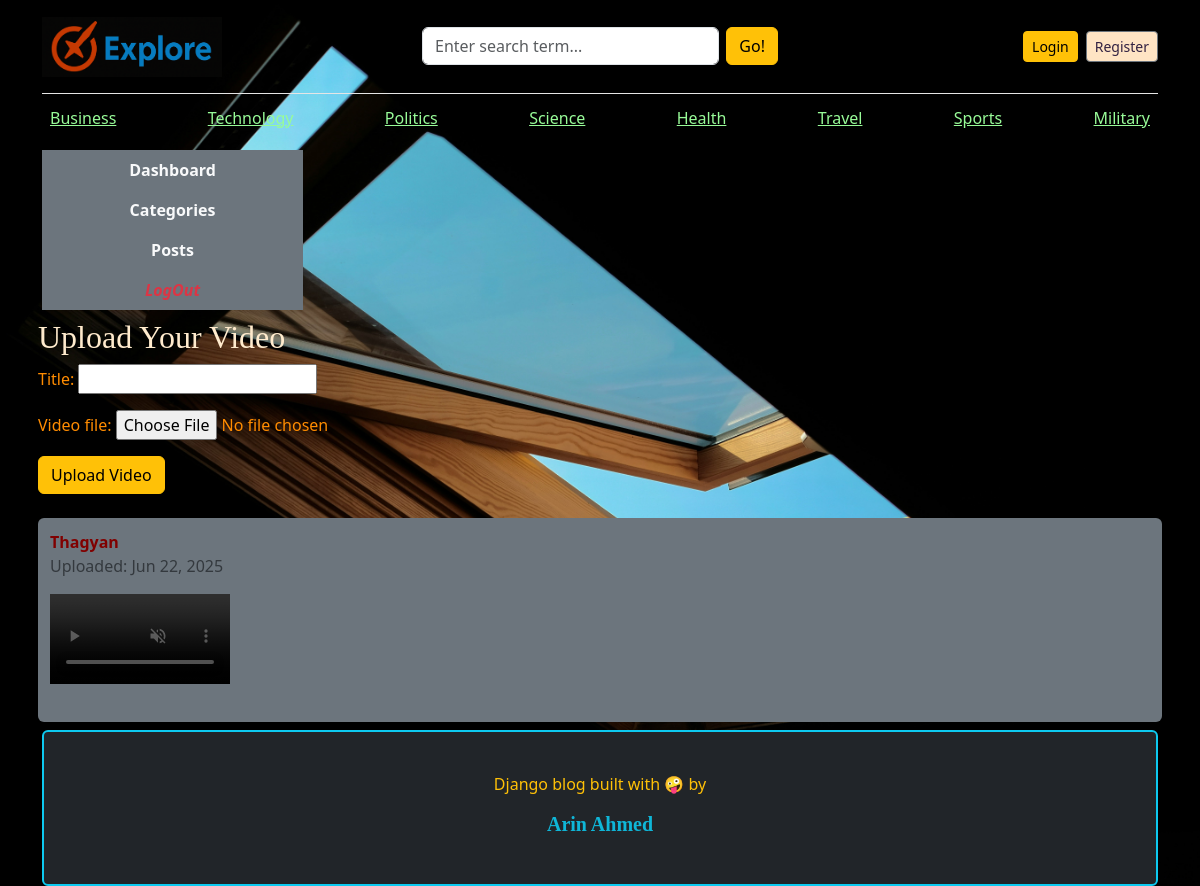
Screenshot of /uploadV/ with the database file from the repository.
### blogs/models.py (models this page shows, shortened)
class Image(models.Model):
    title = models.CharField(max_length=50)
    image_file = models.ImageField(upload_to='images/')  # Saves to `MEDIA_ROOT/images/`
    uploaded_at = models.DateTimeField(auto_now_add=True)

class Category(models.Model):
    category_name = models.CharField(max_length=50,unique=True) # unique = True krle nam ta unique hisbe nibe,jeta second time use kra jbe na
    created_at = models.DateTimeField(auto_now_add=True)
    updated_at = models.DateTimeField(auto_now=True)
    class Meta:
        verbose_name_plural = 'Categories'

class Video(models.Model):
    title = models.CharField(max_length=20)
    video_file = models.FileField(upload_to='videos/')
    views = models.PositiveIntegerField(default=0)
    uploaded_at = models.DateTimeField(auto_now_add=True)

### Blog_main/views.py (the view)
# urls.py: path('uploadV/', views.upload_video, name='upload_video'),
def upload_video(request):
    videos = Video.objects.all().order_by('-uploaded_at')
    if request.method == 'POST':
        form = VideoForm(request.POST, request.FILES)
        if form.is_valid():
            form.save()
            return redirect('upload_video')
    else:
        form = VideoForm()
    return render(request, 'dashboard/upload_video.html', {'form': form,'videos':videos,})

### Blog_main/forms.py
class VideoForm(forms.ModelForm):
    class Meta:
        model = Video
        fields = ['title', 'video_file']

### blogs/context_processors.py (called while the page is built)
def get_categories(rqst):
    categories = Category.objects.all()
    return dict(categories = categories) # ekhn autometically categories gula prottekta html page a dhuke jabe

def get_social_links(rqst):
    social_links = SocialLink.objects.all()
    return dict(social_links=social_links)

def image1(rqst):
    logo = Image.objects.get(title="Logo")
    return {'image1':logo}

def image2(rqst):
    WebsiteName = Image.objects.get(title="WebsiteName")
    return {'image2':WebsiteName}

def image3(rqst):
    BackgroundImage = Image.objects.get(title="BackgroundImage")
    return {'image3':BackgroundImage}

### templates/dashboard/upload_video.html (shortened to what this page needs)
{% extends "base.html" %}
{% block content %}
<div class="row">
    {% include 'dashboard/sidebar.html' %}
    <div class="container p-2 m-auto" style="align-items: center;">
        <h2 style="color: blanchedalmond;">Upload Your Video</h2>
        <form method="post" enctype="multipart/form-data">
        {{ form.as_p }}
        <button class="btn btn-warning" type="submit">Upload Video</button>
    </form> <br>
    <div class="p-2 bg-secondary rounded">
            <table style="border: 0;" cellspacing="10" cellpadding="0">
                {% for i in videos %}
                <tr>
                    <td class="p-1">
                        <header style="color:maroon !important;"><b>{{i.title}}</b><p class="text-muted">Uploaded: {{ i.uploaded_at|date:"M d, Y" }}</p></header>
                        <video width="60%" height="auto" muted loop controls style="margin-bottom: 20px;" >
                            <source src="{{i.video_file.url}}" type="video/mp4">
                        </video>
                    </td>
                </tr>
                {% endfor %}
            </table>
    </div>
</div>
{% endblock %}

### templates/base.html (shortened to what this page needs)
<!DOCTYPE html>
<html lang="en">
{% load static %}
<head>
    <link rel="stylesheet" href="https://cdnjs.cloudflare.com/ajax/libs/font-awesome/4.7.0/css/font-awesome.min.css">
    <link href="https://cdn.jsdelivr.net/npm/bootstrap@5.3.3/dist/css/bootstrap.min.css" rel="stylesheet">
    <link rel="stylesheet" href="{% static 'css/blog.css' %}">
</head>
<body data-user-authenticated="{% if user.is_authenticated %}true{% else %}false{% endif %}" data-user-id="{% if user.is_authenticated %}{{ user.id }}{% else %}null{% endif %}">
    <div class="container">
      <header class="blog-header py-3">
        <div class="row align-items-center">
          <div class="col-12 col-md-3 col-lg-4 text-center text-md-start mb-2 mb-md-0">
            <a class="blog-header-logo" id="headLine" href="/">
              <img src="{{image2.image_file.url}}" alt="Explore" class="img-fluid" style="max-height: 60px; max-width: 180px;">
            </a>
          </div>
          <div class="col-12 col-md-6 col-lg-4 mb-2 mb-md-0">
            <form action="{% url 'search' %}" method="GET">
              <div class="input-group">
                <input class="form-control search-box me-2 rounded" type="text" name="keyword" value="{{kywrd}}" placeholder="Enter search term..." autocomplete="off" aria-label="Enter search term..." aria-describedby="button-search" />
                <button type="submit" class="btn btn-warning rounded" id="button-search">Go!</button>
              </div>
            </form>
          </div>
          <div class="col-12 col-md-3 col-lg-4 d-flex justify-content-center justify-content-md-end align-items-center">
            {% block navigation_links %}
            {% if not user.is_authenticated %}
              <div class="d-flex flex-wrap gap-2 justify-content-center">
                <a class="btn btn-sm btn-warning" id="login" href="{% url 'login' %}">Login</a>
                <a class="btn btn-sm btn-outline-secondary" id="rgstr" href="{% url 'register' %}">Register</a>
              </div>
            {% else %}
              <div class="d-flex flex-wrap gap-2 justify-content-center">
                <a href="{% url 'dashboard' %}" class="btn btn-sm lggdin" style="color:brown ; background-color:black"><i><b>Dashboard</b></i></a>
                <a href="{% url 'logout' %}" id="lo_btn" class="btn btn-sm btn-danger"><i><b>LogOut</b></i></a>
              </div>
            {% endif %}
            {% endblock %}
          </div>
        </div>
      </header>
      <div class="nav-scroller py-1 mb-2">
        <nav class="nav d-flex flex-wrap justify-content-center justify-content-md-between">
        {% for cat in categories %}
          <a class="p-2 text-nowrap" id="cat_nam" href="{% url 'posts_by_category' cat.id %}" style="color:palegreen;">{{cat.category_name}}</a>
        {% endfor %}
        </nav>
      </div>
    {% block content %}
    {% endblock %}
    </div>
    <footer class="blog-footer bg-dark text-warning border border-info border-2 rounded">
        <p>Django blog built with 🤪 by <h5 class="text-info" style='opacity:0.8789'><b>Arin Ahmed</b></h5></p>
    </footer>
</body>
</html>

### static/css/blog.css (style rules this page uses)
.blog-header { border-bottom: 1px solid #e5e5e5; }
.blog-header-logo { font-family: "Playfair Display", Georgia, "Times New Roman", serif; font-size: 2.25rem; }
h1, h2, h3, h4, h5, h6 { font-family: "Playfair Display", Georgia, "Times New Roman", serif; }
.blog-footer { padding: 2.5rem 0; color: #727272; text-align: center; background-color: #f9f9f9; border-top: .05rem solid #e5e5e5; }

### rows the page displays
Image: image_file (picture)
Category: category_name "Business"
Category: category_name "Technology"
Category: category_name "Politics"
Category: category_name "Science"
Category: category_name "Health"
Category: category_name "Travel"
Category: category_name "Sports"
Category: category_name "Military"
Video: title "Thagyan", uploaded_at "Jun 22, 2025"
